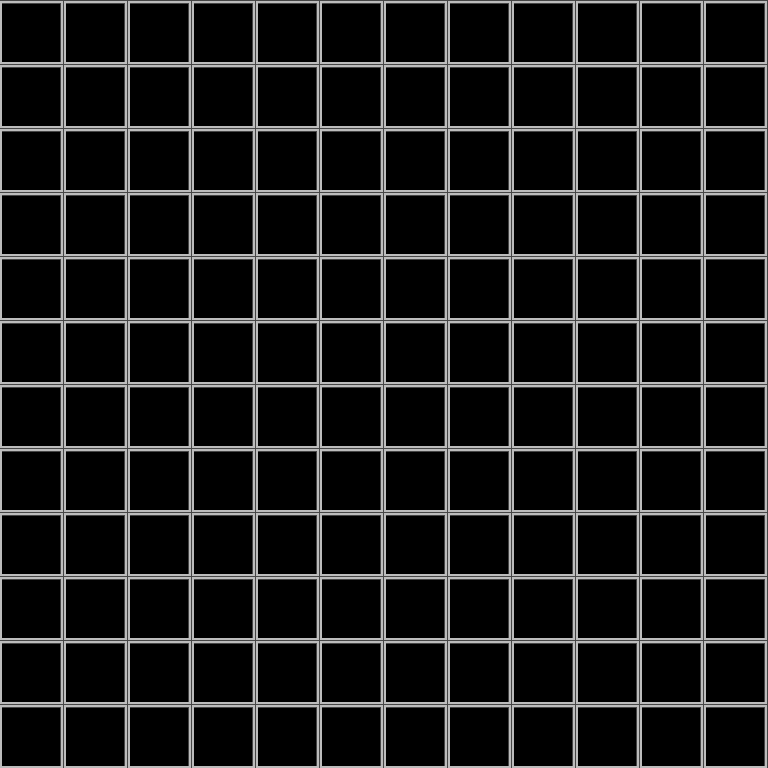

A level layout from a 2D game, rendered from its tile map. Below: a short description, then the map file with its tile-grid data intact:
An orthogonal 12x12 tile map with 64x64 px tiles, 2 tile layers (Tile Layer 2, Tile Layer 1).

<map version="1.0" orientation="orthogonal" renderorder="right-down" width="12" height="12" tilewidth="64" tileheight="64" nextobjectid="1">
 <tileset firstgid="1" name="grid" tilewidth="64" tileheight="64">
  <image source="grid.png" width="256" height="256" />
 </tileset>
 <layer name="Tile Layer 2" width="12" height="12">
  <data encoding="csv">
3,3,3,3,3,3,3,3,3,3,3,3,
3,3,3,3,3,3,3,3,3,3,3,3,
3,3,3,3,3,3,3,3,3,3,3,3,
3,3,3,3,3,3,3,3,3,3,3,3,
3,3,3,3,3,3,3,3,3,3,3,3,
3,3,3,3,3,3,3,3,3,3,3,3,
3,3,3,3,3,3,3,3,3,3,3,3,
3,3,3,3,3,3,3,3,3,3,3,3,
3,3,3,3,3,3,3,3,3,3,3,3,
3,3,3,3,3,3,3,3,3,3,3,3,
3,3,3,3,3,3,3,3,3,3,3,3,
3,3,3,3,3,3,3,3,3,3,3,3
</data>
 </layer>
 <layer name="Tile Layer 1" width="12" height="12">
  <data encoding="csv">
2,2,2,2,2,2,2,2,2,2,2,2,
2,2,2,2,2,2,2,2,2,2,2,2,
2,2,2,2,2,2,2,2,2,2,2,2,
2,2,2,2,2,2,2,2,2,2,2,2,
2,2,2,2,2,2,2,2,2,2,2,2,
2,2,2,2,2,2,2,2,2,2,2,2,
2,2,2,2,2,2,2,2,2,2,2,2,
2,2,2,2,2,2,2,2,2,2,2,2,
2,2,2,2,2,2,2,2,2,2,2,2,
2,2,2,2,2,2,2,2,2,2,2,2,
2,2,2,2,2,2,2,2,2,2,2,2,
2,2,2,2,2,2,2,2,2,2,2,2
</data>
 </layer>
</map>